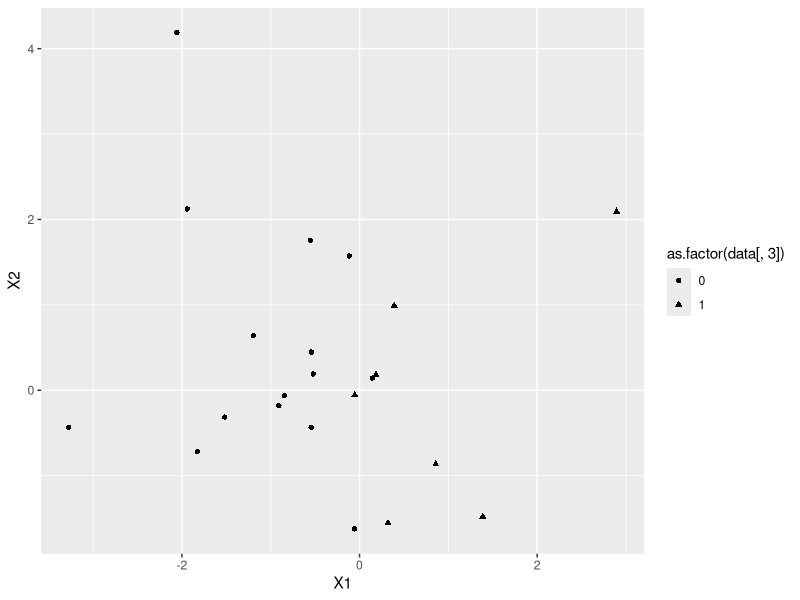
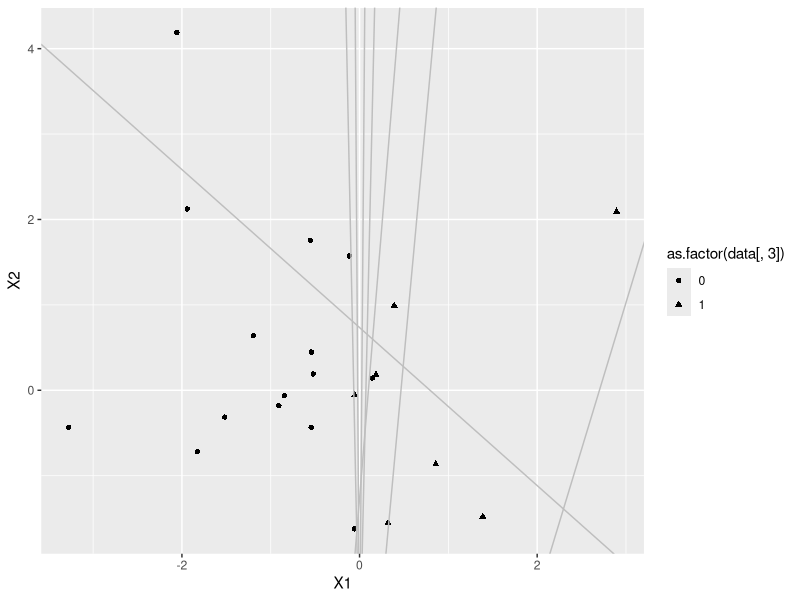
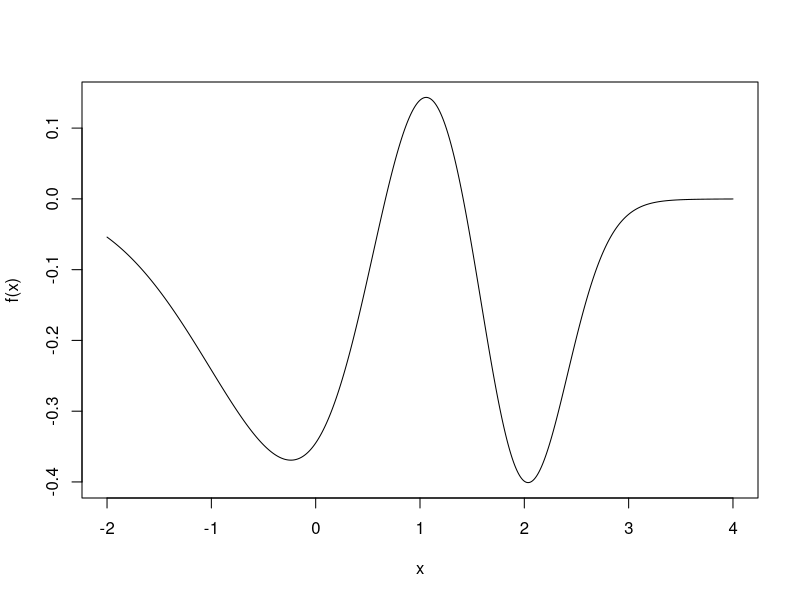
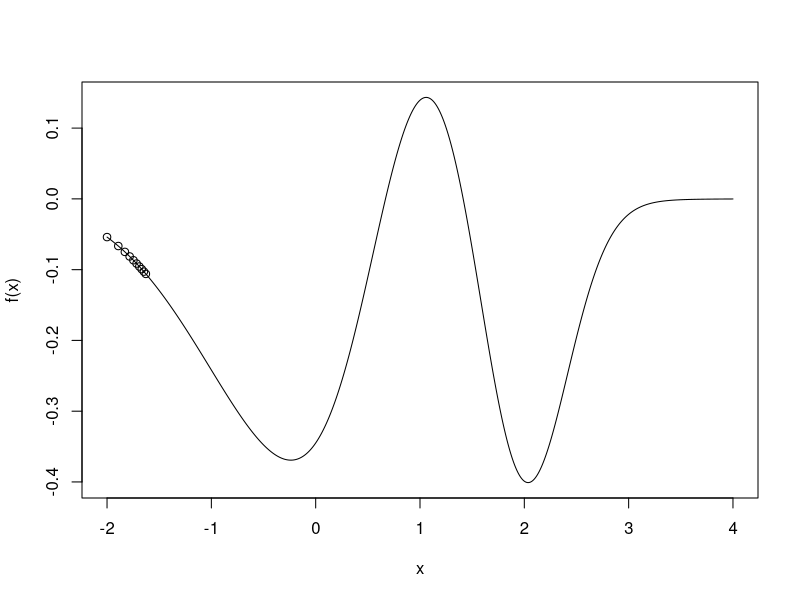
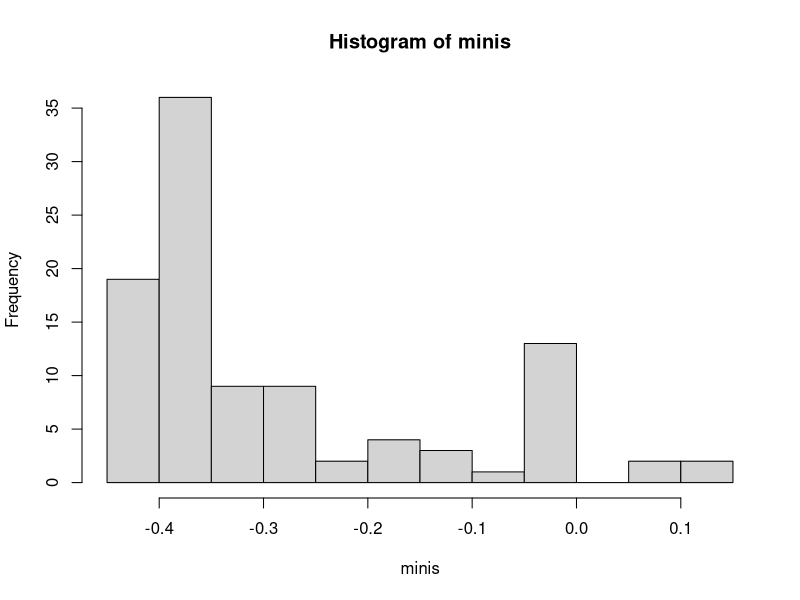

R code for these plots, in order:
## ---- chunk 1
knitr::opts_chunk$set(echo = TRUE)
## ---- chunk 2
library(MASS)
library(ggplot2)
data = mvrnorm(20, c(0, 0), matrix(c(2, 0, 0, 2), 2, 2))
minpos = min(data[,1][which(data[,1] > 0)])
maxneg = max(data[,1][which(data[,1] < 0)])
data = rbind(data.frame(data, data[,1] > 0), c(rep(runif(1, 0, minpos), 2), FALSE),
	c(rep(runif(1, maxneg, 0), 2), TRUE))
v = as.matrix(runif(3, 0, 1))
x.data = cbind(rep(1, dim(data)[1]), as.matrix(data[,1:2]))
y.data = as.matrix((data[,3] - 0.5) * 2)	
y.est = ((x.data %*% v > 0) - 0.5) * 2
v.data = as.matrix(v)
cnt = 1
while(any(y.est != y.data)){
	v = v + t(x.data) %*% (y.data - y.est)
	y.est = ((x.data %*% v > 0) - 0.5) * 2
	v.data = cbind(v.data, v)
	cnt = cnt + 1
	if(cnt == 10){break}}
graph = ggplot(data, mapping = aes(x = X1, y = X2, 
	shape = as.factor(data[,3]))) + geom_point()
graph.points = graph
for(i in 1:dim(v.data)[2]){
	graph = graph + geom_abline(intercept = v.data[1, i], 
		slope = -v.data[2, i] / v.data[3, i], col = 'grey')}
plot(graph.points)
plot(graph)
## ---- chunk 3
f = function(x){-dnorm(x, 0, 1) + 0.5 * dnorm(x, 1, 0.5) - 0.4 * dnorm(x, 2, 0.4)}
x = seq(-2, 4, length.out = 500)
graph = spline(x, f(x), n = 1000)
plot(graph, type = 'l', xlab = 'x', ylab = 'f(x)')
## ---- chunk 4
f.prime = function(x, delta = 0.001){(f(x + delta) - f(x - delta)) / (2 * delta)}
print(f.prime(-2))
## ---- chunk 5
gred.des = function(x1, epsilon = 0.05){
	n = 1
	x.data = c(x1)
	while(n == 1 || abs(f.prime(x1)) > epsilon){
		pre = x1
		x1 = x1 - f.prime(x1) / n
		x.data = c(x.data, x1)
		n = n + 1
	}
	return(list(n, x.data, x1, f(x1)))
}
## ---- chunk 6
result = gred.des(-2, epsilon = 0.05)
print(result[1][[1]]) # Iteration times
print(summary(result[2][[1]])) # All x_i
print(result[3][[1]]) # Final x_n
print(result[4][[1]]) # Minimum of f(x)
## ---- chunk 7
x = seq(-2, 4, length.out = 500)
graph = spline(x, f(x), n = 1000)
plot(graph, type = 'l', xlab = 'x', ylab = 'f(x)')
x.1_10 = result[2][[1]][1:10]
points(x.1_10, f(x.1_10))
## ---- chunk 8
xs = runif(100, -2, 4)
gred.des2 = function(x1, epsilon = 0.05){
	n = 1
	x.data = c(x1)
	while(n == 1 || f.prime(x1) > epsilon){
		pre = x1
		x1 = x1 - f.prime(x1) / n
		x.data = c(x.data, x1)
		n = n + 1
	}
	return(f(x1))
}
minis = sapply(xs, gred.des2)
hist(minis)
## ---- chunk 9
print(min(minis))
